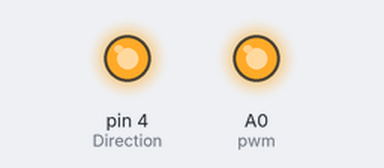
A sketch run on a simulated Arduino Uno, built with avr-gcc and run on an emulated ATmega328P. Shown: output pins drawn as LEDs (lit = HIGH).

Above: at 0.1 s.
Timing chart, 0 to 1.6 s (numbered marks = the images above):
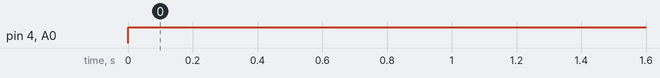

The sketch:

mars2.ino
```cpp
void setup()
{
  pinMode(10,OUTPUT);//trig
  pinMode(11,INPUT);//echo

  pinMode(A0,OUTPUT);//pwm
  pinMode(4,OUTPUT);//Direction
}

void loop()
{
  analogWrite(A0,155);
  digitalWrite(4,HIGH);
}
```

Measured:
- by itself, pin 4 (Direction), A0 (pwm): LOW → HIGH at 0.00 s
